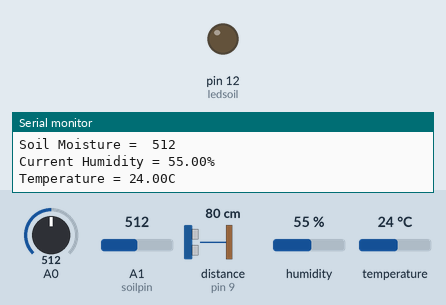
Recording of a sketch running on a simulated Arduino Uno, built with avr-gcc and run on an emulated ATmega328P. Parts: output pins drawn as LEDs (lit = HIGH), the last lines printed to the serial monitor. The test bench sets the inputs (shaded band); at power-on: A1 (soilpin) = 512, A0 = 512, distance to the obstacle (sensor on pin 9) 80 cm, humidity 55 %, temperature 24 °C. The echo pulse lasts 58.3 µs per cm; storage starts empty; pins used as bus, display or sensor lines are not drawn.

Above: at 2.7 s.
2.8 s: A1 (soilpin) set to 994
9.7 s: A1 (soilpin) set to 1015
At 14.2 s:
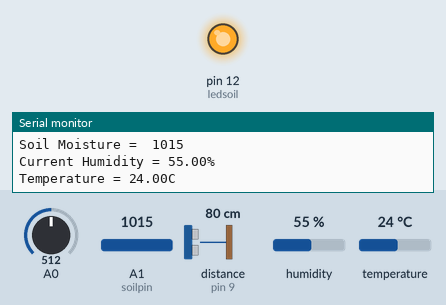
16.6 s: A1 (soilpin) set to 992
At 20.8 s:
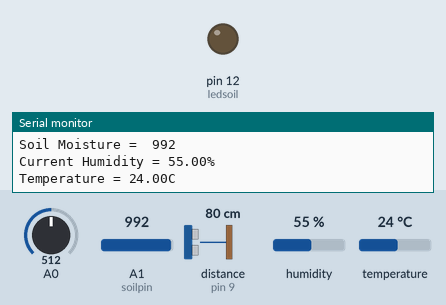
37.5 s: A1 (soilpin) set to 1010
At 39.2 s:
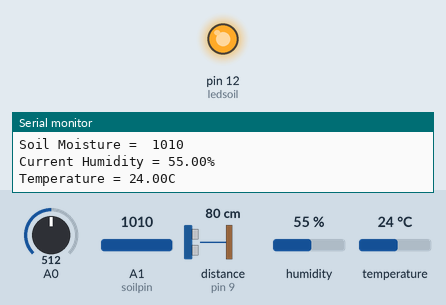
Timing chart, 0 to 40.7 s (numbered marks = the images above; inputs shaded):
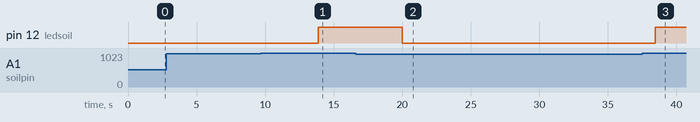

The sketch:

UV_DHT_SD_card.ino
```cpp
//SD CARD MODULE
#include <SPI.h>
#include <SD.h>
File myFile;

//TEMPERATURE SENSOR
#include "dht.h"
#define dht_apin 2 // Analog Pin sensor is connected to

dht DHT;


//SOIL MOISTURE SENSOR
const int soilpin=A1;
int ledsoil=12;

//ULTRASONIC SENSOR

const int trigPin = 10;
const int echoPin = 9;
long duration;
int distanceCm, distanceInch;


void setup()
{
  //TEMPERATURE SENSOR
  Serial.begin(9600);
  delay(500);//Delay to let system boot
  Serial.println("DHT11 Humidity & temperature Sensor\n\n");
  delay(1000);//Wait before accessing Sensor
 //end "setup()"

  //ULTRASONIC SENSOR
  pinMode(trigPin, OUTPUT);
pinMode(echoPin, INPUT);

 //SOIL MOISTURE
 pinMode(ledsoil,OUTPUT);


//SD CARD
while (!Serial) {
    ; // wait for serial port to connect. Needed for native USB port only
  }


  Serial.print("Initializing SD card...");

  if (!SD.begin(4)) {
    Serial.println("initialization failed!");
    while (1);
  }
  Serial.println("initialization done.");

  // open the file. note that only one file can be open at a time,
  // so you have to close this one before opening another.
  myFile = SD.open("test.txt", FILE_WRITE);

  // if the file opened okay, write to it:
  if (myFile) {
    Serial.print("Writing to test.txt...");
    myFile.println("testing 1, 2, 3.");
    // close the file:
    myFile.close();
    Serial.println("done.");
  } else {
    // if the file didn't open, print an error:
    Serial.println("error opening test.txt");
  }

  // re-open the file for reading:
  myFile = SD.open("test.txt");
  if (myFile) {
    Serial.println("test.txt:");

    // read from the file until there's nothing else in it:
    while (myFile.available()) {
      Serial.write(myFile.read());
    }
    // close the file:
    myFile.close();
  } else {
    // if the file didn't open, print an error:
    Serial.println("error opening test.txt");
  }
}

void loop(){

  //SOIL MOISTURE
int moisture=analogRead(soilpin);
  Serial.print("Soil Moisture =  ");
  Serial.println(moisture);
  if(moisture>1000)
  {
    digitalWrite(ledsoil,HIGH);
    delay(100);
  }
  else
{
  digitalWrite(ledsoil,LOW);
  delay(100);
}

//TEMPERATURE SENSOR
//Start of Program

    DHT.read11(dht_apin);

    Serial.print("Current Humidity = ");
    Serial.print(DHT.humidity);
    Serial.println("%  ");
    Serial.print("Temperature = ");
    Serial.print(DHT.temperature);
    Serial.println("C  ");

    delay(5000);//Wait 5 seconds before accessing sensor again.

  //Fastest should be once every two seconds.

// end loop()


{
//UV SENSOR
  float sensorVoltage;
  float sensorValue;

  sensorValue = analogRead(A0);
  sensorVoltage = sensorValue/1024*3.3;
  Serial.print("Sensor Reading = ");
  Serial.print(sensorValue);
  Serial.println("");
  Serial.print("Sensor Voltage = ");
  Serial.print(sensorVoltage);
  Serial.println(" V");
  delay(1000);

  //ULTRASONIC SENSOR
  digitalWrite(trigPin, LOW);
  delayMicroseconds(10);
  digitalWrite(trigPin, HIGH);
  delayMicroseconds(10);
  digitalWrite(trigPin, LOW);

  duration = pulseIn(echoPin, HIGH);
  distanceCm= duration*0.034/2;
  distanceInch = duration*0.0133/2;
//lcd.setCursor(0,0); // Sets the location at which subsequent text written to the LCD will be displayed
  Serial.print("Distance: "); // Prints string "Distance" on the LCD
  Serial.print(distanceCm); // Prints the distance value from the sensor
  Serial.println(" Cm");
  delay(10);

//lcd.setCursor(0,1);
  Serial.print("Distance: ");
  Serial.print(distanceInch);
  Serial.println(" Inch");
  delay(10);
  Serial.println("");
  }

}
```

Measured:
- the behaviour switches between 1000 and 1001 on A1 (soilpin) (found by bisection; images 0 and 1)
- after the input at 9.7 s, pin 12 (ledsoil): LOW → HIGH after 4.2 s
- after the input at 16.6 s, pin 12 (ledsoil): HIGH → LOW after 3.4 s
- after the input at 37.5 s, pin 12 (ledsoil): LOW → HIGH after 0.97 s
